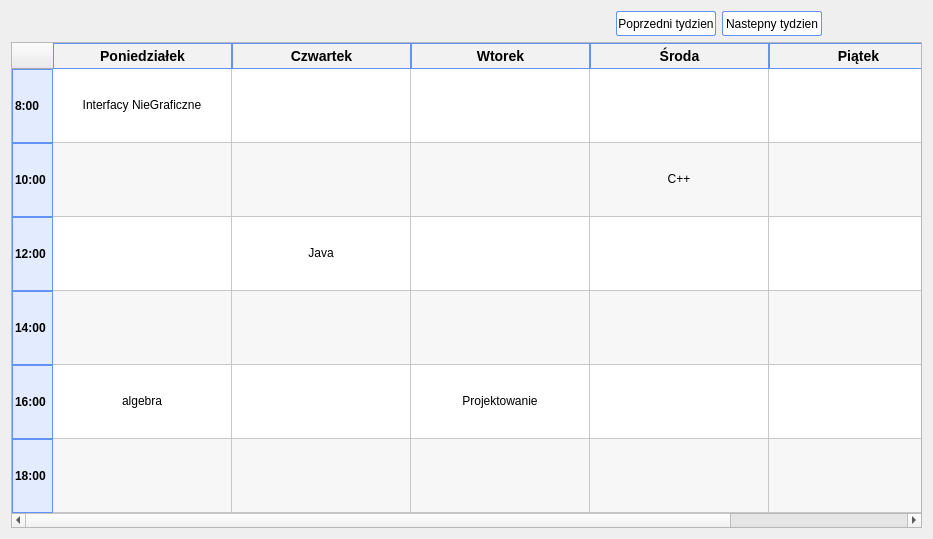
      <widget class="QWidget" name="tab_plan">
       <attribute name="title">
        <string>Plan zajęć</string>
       </attribute>
       <layout class="QVBoxLayout" name="verticalLayout_7">
        <item>
         <layout class="QHBoxLayout" name="horizontalLayout_6">
          <item>
           <spacer name="horizontalSpacer_2">
            <property name="orientation">
             <enum>Qt::Horizontal</enum>
            </property>
            <property name="sizeType">
             <enum>QSizePolicy::Expanding</enum>
            </property>
            <property name="sizeHint" stdset="0">
             <size>
              <width>40</width>
              <height>20</height>
             </size>
            </property>
           </spacer>
          </item>
          <item>
           <widget class="QPushButton" name="pushButton_2">
            <property name="minimumSize">
             <size>
              <width>100</width>
              <height>25</height>
             </size>
            </property>
            <property name="styleSheet">
             <string notr="true">background-color: qlineargradient(x1: 0, y1: 0, x2: 0, y2: 1, stop: 0 white, stop: 1 white); color: black; border: 1px solid #6692F5; border-radius: 2px</string>
            </property>
            <property name="text">
             <string>Poprzedni tydzien</string>
            </property>
           </widget>
          </item>
          <item>
           <widget class="QPushButton" name="pushButton">
            <property name="minimumSize">
             <size>
              <width>100</width>
              <height>25</height>
             </size>
            </property>
            <property name="styleSheet">
             <string notr="true">background-color: qlineargradient(x1: 0, y1: 0, x2: 0, y2: 1, stop: 0 white, stop: 1 white); color: black; border: 1px solid #6692F5; border-radius: 2px</string>
            </property>
            <property name="text">
             <string>Nastepny tydzien</string>
            </property>
           </widget>
          </item>
          <item>
           <spacer name="horizontalSpacer_3">
            <property name="orientation">
             <enum>Qt::Horizontal</enum>
            </property>
            <property name="sizeType">
             <enum>QSizePolicy::Maximum</enum>
            </property>
            <property name="sizeHint" stdset="0">
             <size>
              <width>100</width>
              <height>20</height>
             </size>
            </property>
           </spacer>
          </item>
         </layout>
        </item>
        <item>
         <layout class="QHBoxLayout" name="horizontalLayout_9">
          <item>
           <widget class="QTableWidget" name="tableWidget">
            <property name="enabled">
             <bool>true</bool>
            </property>
            <property name="sizePolicy">
             <sizepolicy hsizetype="Maximum" vsizetype="Expanding">
              <horstretch>0</horstretch>
              <verstretch>0</verstretch>
             </sizepolicy>
            </property>
            <property name="minimumSize">
             <size>
              <width>698</width>
              <height>0</height>
             </size>
            </property>
            <property name="layoutDirection">
             <enum>Qt::LeftToRight</enum>
            </property>
            <property name="autoFillBackground">
             <bool>false</bool>
            </property>
            <property name="styleSheet">
             <string notr="true">QHeaderView::section {
    padding: 2px;
  font-weight: bold;
    border: 1px solid #6692F5;
    background-color: #F2F2F2;
}
QHeaderView::section:vertical
{
background-color: #E3EBFF;
}
QHeaderView::section:horizontal
{
font-size:14px
}
QTableWidget {
}</string>
            </property>
            <property name="frameShadow">
             <enum>QFrame::Raised</enum>
            </property>
            <property name="sizeAdjustPolicy">
             <enum>QAbstractScrollArea::AdjustToContentsOnFirstShow</enum>
            </property>
            <property name="dragEnabled">
             <bool>true</bool>
            </property>
            <property name="alternatingRowColors">
             <bool>true</bool>
            </property>
            <attribute name="horizontalHeaderCascadingSectionResizes">
             <bool>true</bool>
            </attribute>
            <attribute name="horizontalHeaderMinimumSectionSize">
             <number>62</number>
            </attribute>
            <attribute name="horizontalHeaderDefaultSectionSize">
             <number>179</number>
            </attribute>
            <attribute name="verticalHeaderCascadingSectionResizes">
             <bool>true</bool>
            </attribute>
            <attribute name="verticalHeaderDefaultSectionSize">
             <number>74</number>
            </attribute>
            <row>
             <property name="text">
              <string>8:00</string>
             </property>
            </row>
            <row>
             <property name="text">
              <string>10:00</string>
             </property>
            </row>
            <row>
             <property name="text">
              <string>12:00</string>
             </property>
            </row>
            <row>
             <property name="text">
              <string>14:00</string>
             </property>
            </row>
            <row>
             <property name="text">
              <string>16:00</string>
             </property>
            </row>
            <row>
             <property name="text">
              <string>18:00</string>
             </property>
            </row>
            <column>
             <property name="text">
              <string>Poniedziałek</string>
             </property>
            </column>
            <column>
             <property name="text">
              <string>Czwartek</string>
             </property>
            </column>
            <column>
             <property name="text">
              <string>Wtorek</string>
             </property>
            </column>
            <column>
             <property name="text">
              <string>Środa</string>
             </property>
            </column>
            <column>
             <property name="text">
              <string>Piątek</string>
             </property>
            </column>
            <item row="0" column="0">
             <property name="text">
              <string>Interfacy NieGraficzne</string>
             </property>
             <property name="textAlignment">
              <set>AlignCenter</set>
             </property>
            </item>
            <item row="0" column="1">
             <property name="text">
              <string/>
             </property>
             <property name="textAlignment">
              <set>AlignCenter</set>
             </property>
            </item>
            <item row="0" column="2">
             <property name="text">
              <string/>
             </property>
             <property name="textAlignment">
              <set>AlignCenter</set>
             </property>
            </item>
            <item row="0" column="3">
             <property name="text">
              <string/>
             </property>
             <property name="textAlignment">
              <set>AlignCenter</set>
             </property>
            </item>
            <item row="0" column="4">
             <property name="text">
              <string/>
             </property>
             <property name="textAlignment">
              <set>AlignCenter</set>
             </property>
            </item>
            <item row="1" column="0">
             <property name="text">
              <string/>
             </property>
             <property name="textAlignment">
              <set>AlignCenter</set>
             </property>
            </item>
            <item row="1" column="1">
             <property name="text">
              <string/>
             </property>
             <property name="textAlignment">
              <set>AlignCenter</set>
             </property>
            </item>
            <item row="1" column="2">
             <property name="text">
              <string/>
             </property>
             <property name="textAlignment">
              <set>AlignCenter</set>
             </property>
            </item>
            <item row="1" column="3">
             <property name="text">
              <string>C++</string>
             </property>
             <property name="textAlignment">
              <set>AlignCenter</set>
             </property>
            </item>
            <item row="1" column="4">
             <property name="text">
              <string/>
             </property>
             <property name="textAlignment">
              <set>AlignCenter</set>
             </property>
            </item>
            <item row="2" column="0">
             <property name="text">
              <string/>
             </property>
             <property name="textAlignment">
              <set>AlignCenter</set>
             </property>
            </item>
            <item row="2" column="1">
             <property name="text">
              <string>Java</string>
             </property>
             <property name="textAlignment">
              <set>AlignCenter</set>
             </property>
            </item>
            <item row="2" column="2">
             <property name="text">
              <string/>
             </property>
             <property name="textAlignment">
              <set>AlignCenter</set>
             </property>
            </item>
            <item row="2" column="3">
             <property name="text">
              <string/>
             </property>
             <property name="textAlignment">
              <set>AlignCenter</set>
             </property>
            </item>
            <item row="2" column="4">
             <property name="text">
              <string/>
             </property>
             <property name="textAlignment">
              <set>AlignCenter</set>
             </property>
            </item>
            <item row="3" column="0">
             <property name="text">
              <string/>
             </property>
             <property name="textAlignment">
              <set>AlignCenter</set>
             </property>
            </item>
            <item row="3" column="1">
             <property name="text">
              <string/>
             </property>
             <property name="textAlignment">
              <set>AlignCenter</set>
             </property>
            </item>
            <item row="3" column="2">
             <property name="text">
              <string/>
             </property>
             <property name="textAlignment">
              <set>AlignCenter</set>
             </property>
            </item>
            <item row="3" column="3">
             <property name="text">
              <string/>
             </property>
             <property name="textAlignment">
              <set>AlignCenter</set>
             </property>
            </item>
            <item row="3" column="4">
             <property name="text">
              <string/>
             </property>
             <property name="textAlignment">
              <set>AlignCenter</set>
             </property>
            </item>
            <item row="4" column="0">
             <property name="text">
              <string>algebra</string>
             </property>
             <property name="textAlignment">
              <set>AlignCenter</set>
             </property>
            </item>
            <item row="4" column="1">
             <property name="text">
              <string/>
             </property>
             <property name="textAlignment">
              <set>AlignCenter</set>
             </property>
            </item>
            <item row="4" column="2">
             <property name="text">
              <string>Projektowanie</string>
             </property>
             <property name="textAlignment">
              <set>AlignCenter</set>
             </property>
            </item>
            <item row="4" column="3">
             <property name="text">
              <string/>
             </property>
             <property name="textAlignment">
              <set>AlignCenter</set>
             </property>
            </item>
            <item row="4" column="4">
             <property name="text">
              <string/>
             </property>
             <property name="textAlignment">
              <set>AlignCenter</set>
             </property>
            </item>
            <item row="5" column="0">
             <property name="text">
              <string/>
             </property>
             <property name="textAlignment">
              <set>AlignCenter</set>
             </property>
            </item>
            <item row="5" column="1">
             <property name="text">
              <string/>
             </property>
             <property name="textAlignment">
              <set>AlignCenter</set>
             </property>
            </item>
            <item row="5" column="2">
             <property name="text">
              <string/>
             </property>
             <property name="textAlignment">
              <set>AlignCenter</set>
             </property>
            </item>
            <item row="5" column="3">
             <property name="text">
              <string/>
             </property>
             <property name="textAlignment">
              <set>AlignCenter</set>
             </property>
            </item>
            <item row="5" column="4">
             <property name="text">
              <string/>
             </property>
             <property name="textAlignment">
              <set>AlignCenter</set>
             </property>
            </item>
           </widget>
          </item>
         </layout>
        </item>
       </layout>
      </widget>
